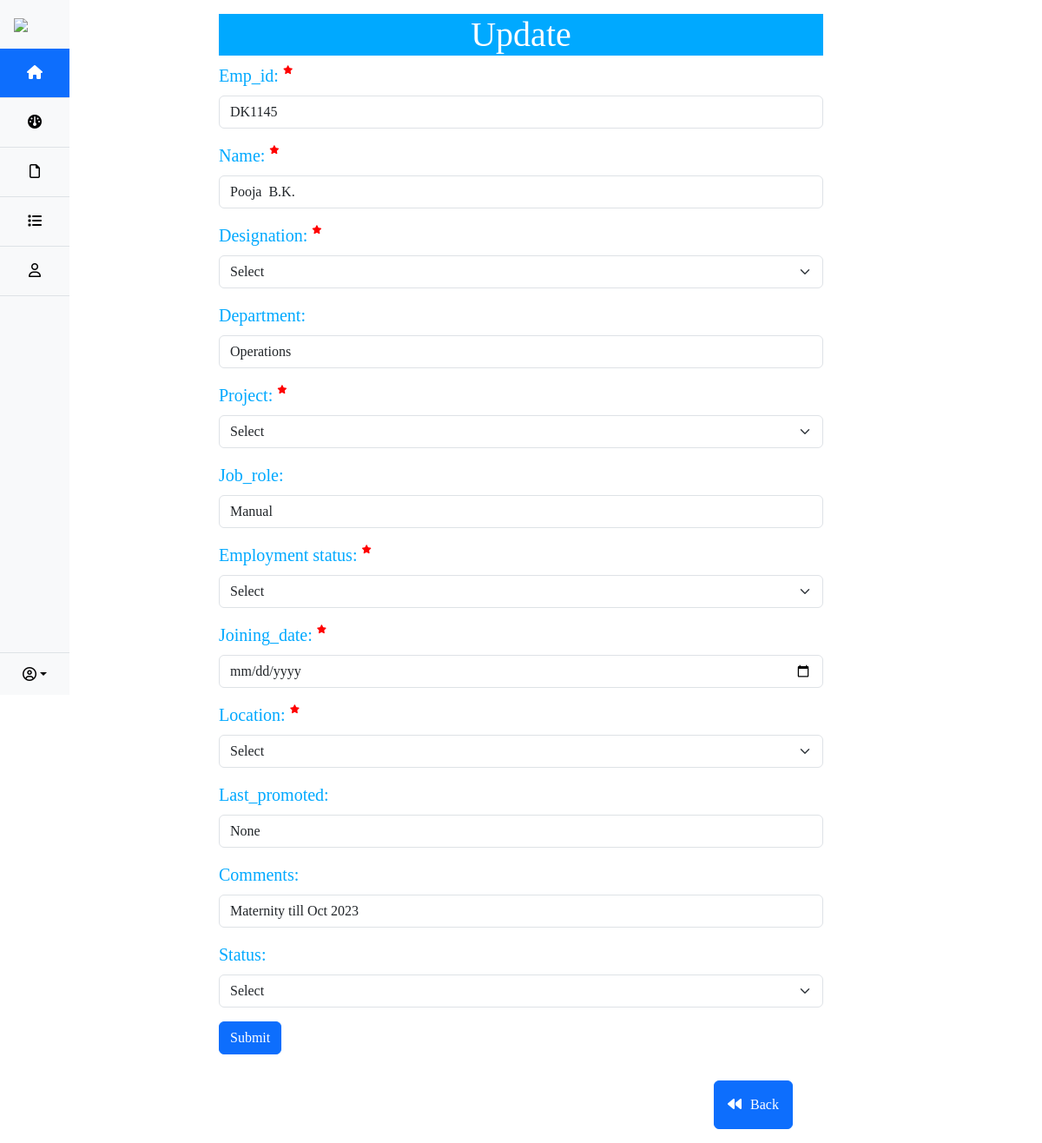
Screenshot of /update/2 with the database file from the repository.
### app.py (models this page shows)
class Employee(db.Model):
    Sno = db.Column(db.Integer, primary_key=True, autoincrement=True)
    Emp_id = db.Column(db.String(500))
    Name = db.Column(db.String(500))
    Designation = db.Column(db.String(500))
    Department = db.Column(db.String(500))
    Project = db.Column(db.String(500))
    Job_role = db.Column(db.String(500))
    Employment_status = db.Column(db.String(500))
    Joining_date = db.Column(db.String(500))
    Experience = db.Column(db.String(500))
    Location = db.Column(db.String(500))
    Last_promoted = db.Column(db.String(500))
    Comments = db.Column(db.String(500))
    employee_status=db.Column(db.String(500))

### app.py (the view, shortened to what this page needs)
@app.route("/update/<int:sno>",methods=["GET","POST"])
def Update(sno):
    selected_date = request.args.get("date")
    employee=Employee.query.filter_by(Sno=sno).first()
    return render_template("update.html",employee=employee,selected_date=selected_date)

### app.py (called while the page is built)
@app.context_processor
def inject_total_employees():
    total_employees,active_employees,resigned_employees,total_resumes,hr_selected,current_year_count, last_year_count,Chennai_employees_count,kollu_employees_count,kaup_employees_count,tn_palyam_count=dashboard_function()
    return dict(total_employees=total_employees,active_employees=active_employees,resigned_employees=resigned_employees,total_resumes=total_resumes,hr_selected=hr_selected,current_year_count=current_year_count, last_year_count=last_year_count,Chennai_employees_count=Chennai_employees_count,kollu_employees_count=kollu_employees_count,kaup_employees_count=kaup_employees_count,tn_palyam_count=tn_palyam_count)

### templates/update.html (shortened to what this page needs)
<!doctype html>
<html lang="en">
  <head>
    <link href="https://cdn.jsdelivr.net/npm/bootstrap@5.3.2/dist/css/bootstrap.min.css" rel="stylesheet">
    <link rel="stylesheet" href="{{ url_for('static', filename='update.css') }}">
  </head>
  <body>
    <div style="display: flex;">
      {% include 'sidemenu.html'%}
      <div class="container my-3" style="width:60%">
        <h1 class="title">Update </h1>
        <form action="/update/{{employee.Sno}}" method="post">
            <div class="mb-3 label">
              <label for="emp_id" class="form-label">Emp_id: <i class="fa-solid fa-star" style="color: red;font-size:10px;bottom: 10px; position: relative;"></i></label>
              <input type="text" class="form-control" id="emp_id" name="emp_id" value="{{employee.Emp_id | safe}}" aria-describedby="emailHelp" required>
            </div>
            <div class="mb-3 label">
              <label for="name" class="form-label">Name: <i class="fa-solid fa-star" style="color: red;font-size:10px;bottom: 10px; position: relative;"></i></label>
              <input type="text" class="form-control" value="{{ employee.Name | safe }}" name="name" id="name" required>
            </div>
            <div class="mb-3 label">
              <label for="designation" class="form-label">Designation: <i class="fa-solid fa-star" style="color: red;font-size:10px;bottom: 10px; position: relative;"></i></label>
              <select name="designation" data-target="otherProjectField" class="form-select toggle-dropdown" id="designation" required>
                <option value="">Select</option>
              </select>
            </div>
            <div class="mb-3 label">
                <label for="department" class="form-label">Department:</label>
                <input type="text" class="form-control" value="{{employee.Department | safe}}" name="department" id="department">
            </div>
            <div class="mb-3 label">
              <label for="project" class="form-label">Project: <i class="fa-solid fa-star" style="color: red;font-size:10px;bottom: 10px; position: relative;"></i></label>
              <select name="project" data-target="otherProjectField" class="form-select toggle-dropdown" id="project" required>
                <option value="">Select</option>
              </select>
            </div>
            <div class="mb-3 label">
                <label for="job_role" class="form-label">Job_role:</label>
                <input type="text" class="form-control" value="{{employee.Job_role | safe}}" name="job_role" id="job_role">
            </div>
            <div class="mb-3 label">
              <label for="employment_status" class="form-label">Employment status: <i class="fa-solid fa-star" style="color: red;font-size:10px;bottom: 10px; position: relative;"></i></label>
              <select name="employment_status" data-target="otherProjectField" id="employment_status" class="form-select toggle-dropdown" required>
                <option value="">Select</option>
              </select>
            </div>
            <div class="mb-3 label">
              <label for="joining_date" class="form-label">Joining_date: <i class="fa-solid fa-star" style="color: red;font-size:10px;bottom: 10px; position: relative;"></i></label>
              <div class="cont">
                <input  type="date" class="form-control" value="{{employee.Joining_date}}" name="joining_date" id="joining_date" required>
              </div>
            </div>
            <div class="mb-3 label">
                <label for="location" class="form-label">Location: <i class="fa-solid fa-star" style="color: red;font-size:10px;bottom: 10px; position: relative;"></i></label>
                <select name="location" data-target="otherLocationField" id="location" class="form-select toggle-dropdown" required>
                  <option value="">Select</option>
                </select>
            </div>
            <div class="mb-3 label">
                <label for="last_promoted" class="form-label">Last_promoted:</label>
                <input type="text" class="form-control" value="{{employee.Last_promoted | safe}}" name="last_promoted" id="last_promoted">
            </div>
            <div class="mb-3 label">
                <label for="comments" class="form-label">Comments:</label>
                <input type="text" class="form-control" value="{{employee.Comments | safe}}" name="comments" id="comments">
            </div>
            <div class="mb-3 label">
              <label for="status" class="form-label">Status:</label>
              <select name="status" data-target="otherProjectField" id="status" class="form-select toggle-dropdown">
                <option value="">Select</option>
              </select>
            </div>
            <button type="submit" class="btn btn-primary">Submit</button>
          </form>
          <a class="btn btn-primary" href="/home" style="color:white; padding:10px ;margin-top:30px; margin-left:570px;"><div style="display: flex; justify-content: space-between; padding:5px;">
            <div>
              <i class="fa-solid fa-backward" style="margin-right: 10px;"></i>
            </div>
            <div>
              Back
            </div>
          </div></a>
    </div>
      </div>
  </body>
</html>

### static/update.css (style rules this page uses)
* { font-family:"poppins"; }
.cont { display: flex; align-items: center; }
.title { text-align: center; background-color:#00A9FF; color:white; }
.label { font-size:20px; color:#00A9FF; }

### rows the page displays
Employee: emp_id "DK1145", name "Pooja B.K.", department "Operations", job_role "Manual", last_promoted "None", comments "Maternity till Oct 2023"
